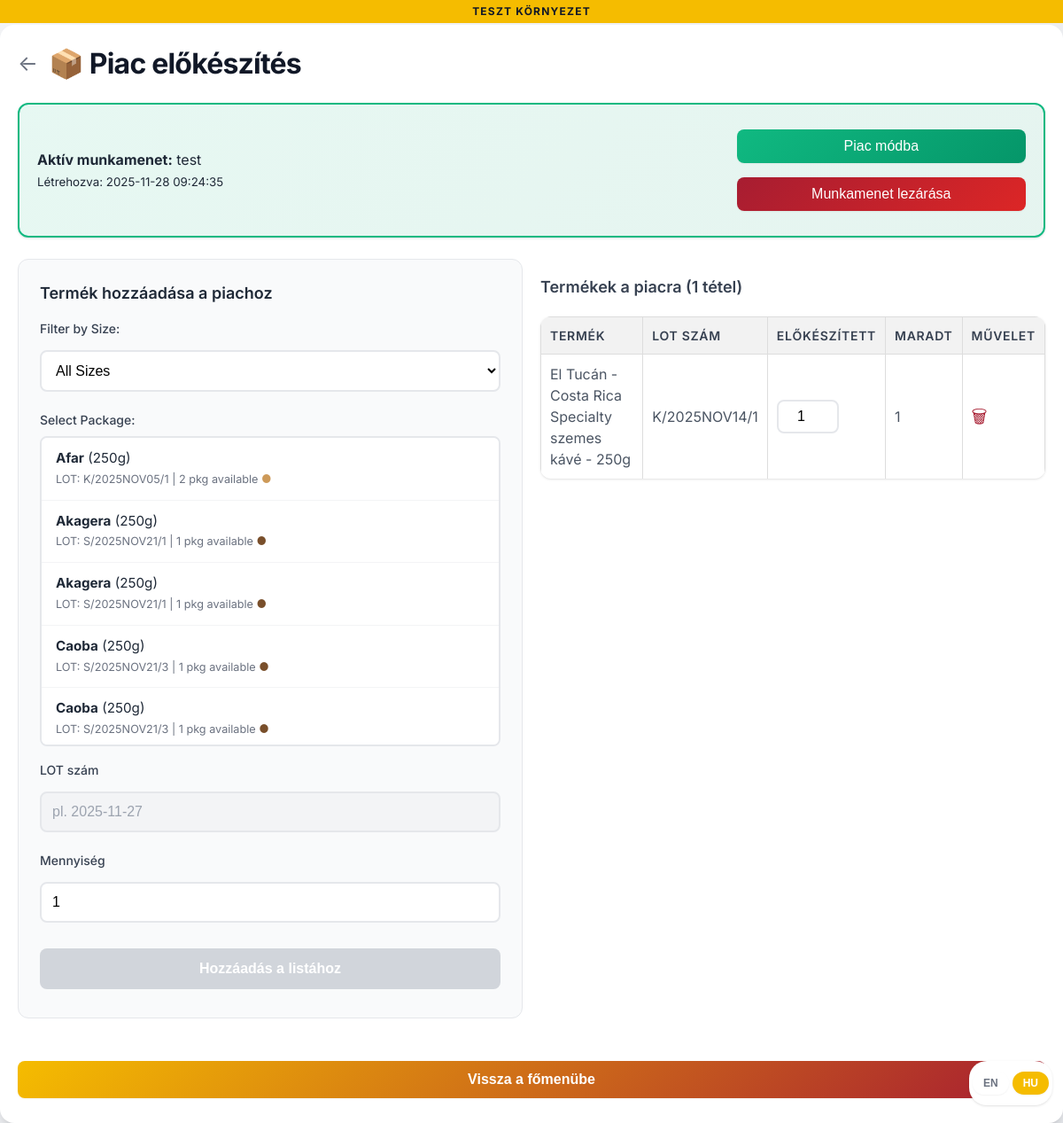
Page /prepare_market (signed in) on the earlier database version.
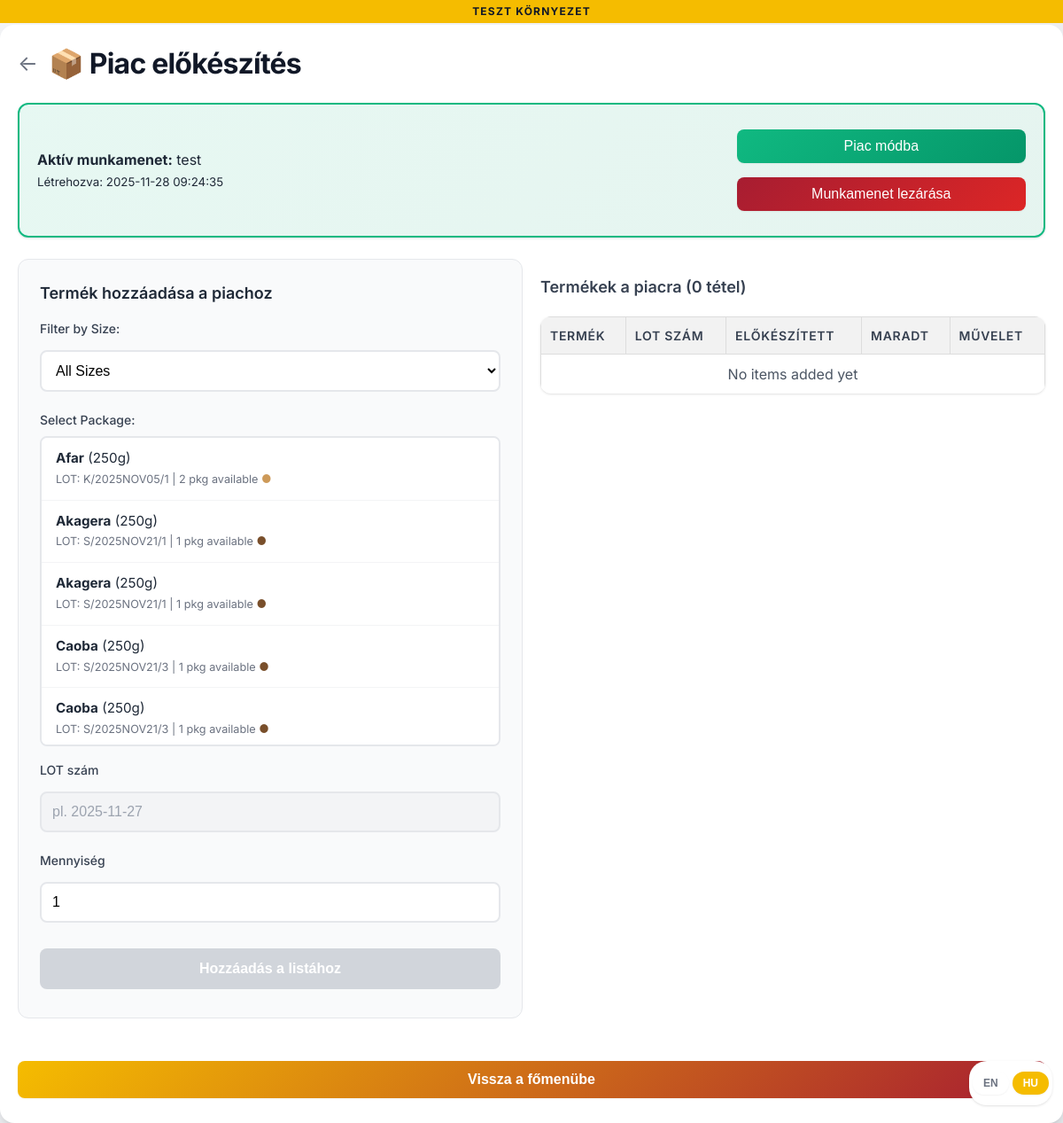
Same page on the later database version.
### tables this page shows
CREATE TABLE market_session_items (
                id INTEGER PRIMARY KEY,
                session_id INTEGER NOT NULL,
                item_id INTEGER NOT NULL,
                lot_number TEXT NOT NULL,
                quantity_prepared INTEGER NOT NULL,
                quantity_remaining INTEGER NOT NULL, production_batch_id INTEGER,
                FOREIGN KEY (session_id) REFERENCES market_sessions (id),
                FOREIGN KEY (item_id) REFERENCES items (id)
            );

CREATE TABLE items (
                id INTEGER PRIMARY KEY,
                name TEXT NOT NULL,
                price REAL,
                vat TEXT DEFAULT '27%',
                category_id INTEGER,
                image_url TEXT,
                description TEXT, source TEXT DEFAULT 'manual', attributes TEXT, archived INTEGER DEFAULT 0, updated_at TIMESTAMP, deleted_at TIMESTAMP, is_b2b_only INTEGER DEFAULT 0, hide_from_product_settings INTEGER DEFAULT 0,
                FOREIGN KEY (category_id) REFERENCES categories (id)
            );

### app.py (the view)
@app.route('/prepare_market')
@login_required
def prepare_market():
    active_session = get_active_market_session()
    items = query_db("SELECT * FROM items WHERE COALESCE(archived, 0) = 0")
    categories = query_db("SELECT * FROM categories")
    packaged_products = get_packaged_products()
    session_items = []
    if active_session:
        session_items = query_db("""
            SELECT msi.id, msi.item_id, msi.lot_number, msi.quantity_prepared, msi.quantity_remaining,
                   i.name, i.price, i.image_url
            FROM market_session_items msi
            JOIN items i ON msi.item_id = i.id
            WHERE msi.session_id = ?
            ORDER BY i.name, msi.lot_number
        """, [active_session[0]])
    return render_template('prepare_market.html',
                          active_session=active_session,
                          items=items,
                          categories=categories,
                          session_items=session_items,
                          packaged_products=packaged_products,
                          billingo_env=BILLINGO_ENV)

### app.py (called while the page is built)
def query_db(query: str, args: tuple = (), one: bool = False) -> list | sqlite3.Row | None:
    conn = sqlite3.connect(DATABASE)
    conn.row_factory = sqlite3.Row
    cur = conn.cursor()
    cur.execute(query, args)
    rv = cur.fetchall()
    conn.commit()
    conn.close()
    return (rv[0] if rv else None) if one else rv

def login_required(f):
    @wraps(f)
    def decorated_function(*args, **kwargs):
        if 'user_id' not in session:
            if request.is_json:
                return jsonify({"status": "error", "message": "Authentication required"}), 401
            return redirect(url_for('login', next=request.url))
        if 'last_activity' in session:
            last_activity = datetime.fromisoformat(session['last_activity'])
            if datetime.now() - last_activity > timedelta(minutes=SESSION_TIMEOUT_MINUTES):
                session.clear()
                if request.is_json:
                    return jsonify({"status": "error", "message": "Session expired"}), 401
                return redirect(url_for('login', next=request.url))
        session['last_activity'] = datetime.now().isoformat()
        return f(*args, **kwargs)
    return decorated_function

### templates/prepare_market.html (shortened to what the changed rows need)
<!DOCTYPE html>
<html lang="en">
<head>
    <link rel="stylesheet" href="{{ url_for('static', filename='style.css') }}">
</head>
<body>
    <div class="container">
        <div class="page-title">
            <h1 data-i18n="prepareMarketTitle">📦 Prepare Market</h1>
        </div>
        {% if active_session %}
        <div class="columns">
            <div class="left-column">
                <div class="add-item-form">
                    <h3 data-i18n="addProductToMarket">Add Packaged Product to Market</h3>
                    <div class="filter-section">
                        <label for="packageFilter" data-i18n="filterBySize">Filter by Size:</label>
                        <select id="packageFilter" onchange="filterPackages()">
                            <option value="all" data-i18n="allSizes">All Sizes</option>
                        </select>
                    </div>
                    <label for="packageSelect" data-i18n="selectPackage">Select Package:</label>
                    <div id="itemSelect">
                        {% if packaged_products %}
                        {% for pkg in packaged_products %}
                        <div class="item-option package-option"
                             data-id="{{ pkg.id }}"
                             data-lot="{{ pkg.production_lot }}"
                             data-qty="{{ pkg.quantity }}"
                             data-type="{{ pkg.production_type }}"
                             data-size="{{ pkg.package_size_g }}"
                             data-name="{{ pkg.product_name }}"
                             data-roast="{{ pkg.roast_level }}"
                             onclick="selectPackage(this)">
                            <strong>{{ pkg.product_name }}</strong> ({{ pkg.package_size_g }}g)
                            <br>
                            <small style="color: var(--gray-500);">
                                LOT: {{ pkg.production_lot }} | {{ pkg.quantity }} pkg available
                                {% if pkg.roast_level == 'K' %}<span style="color: #cd9a59;">●</span>{% endif %}
                                {% if pkg.roast_level == 'S' %}<span style="color: #794f2b;">●</span>{% endif %}
                            </small>
                        </div>
                        {% endfor %}
                        {% else %}
                        <div style="padding: 20px; text-align: center; color: var(--gray-500);">
                            No packaged products available.<br>
                            <small><a href="{{ url_for('roast_tracker.production') }}">Go to Production</a> to package some coffee first.</small>
                        </div>
                        {% endif %}
                    </div>
                    <label for="lotNumber" data-i18n="lotNumber">LOT Number:</label>
                    <input type="text" id="lotNumber" readonly style="background: var(--gray-100);" data-i18n-placeholder="lotNumberPlaceholder" placeholder="Auto-filled from package">
                    <label for="quantity" data-i18n="quantity">Quantity (packages):</label>
                    <input type="number" id="quantity" value="1" min="1" required>
                    <button onclick="addItem()" id="addItemBtn" disabled data-i18n="addToMarketList">Add to Market List</button>
                </div>
            </div>
            <div class="right-column">
                <h3><span data-i18n="productsForMarket">Products for Market</span> ({{ session_items|length }} <span data-i18n="entries">entries</span>)</h3>
                <table class="session-items-table">
                    <thead>
                        <tr>
                            <th data-i18n="product">Product</th>
                            <th data-i18n="lotNumber">LOT Number</th>
                            <th data-i18n="qtyPrepared">Qty Prepared</th>
                            <th data-i18n="qtyRemaining">Qty Remaining</th>
                            <th data-i18n="action">Action</th>
                        </tr>
                    </thead>
                    <tbody id="sessionItemsBody">
                        {% for item in session_items %}
                        <tr data-id="{{ item[0] }}">
                            <td>{{ item[5] }}</td>
                            <td>{{ item[2] }}</td>
                            <td>
                                <input type="number" class="quantity-input" value="{{ item[3] }}" min="0"
                                       onchange="updateQuantity({{ item[0] }}, this.value)">
                            </td>
                            <td>{{ item[4] }}</td>
                            <td>
                                <span class="remove-btn" onclick="removeItem({{ item[0] }})">&#128465;</span>
                            </td>
                        </tr>
                        {% else %}
                        <tr>
                            <td colspan="5" style="text-align: center;">No items added yet</td>
                        </tr>
                        {% endfor %}
                    </tbody>
                </table>
            </div>
        </div>
        {% endif %}
    </div>
</body>
</html>

Differences in the rows shown:
removed market_session_items: name "El Tucán - Costa Rica Specialty szemes kávé - 250g", lot_number "K/2025NOV14/1", quantity_prepared+id "1", quantity_remaining "1"
Other differences:
{{ session_items|length }}: "1" → "0"
text now shown: "No items added yet"
